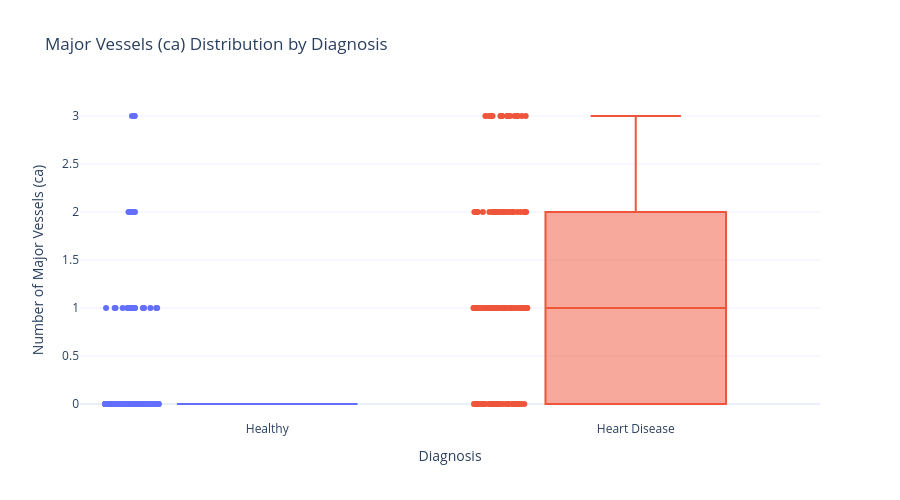

Source (notebook cell):
### Markdown cell above
### Interpretation of Feature Insights

Our feature-level analysis revealed several key patterns that are highly informative for the upcoming modeling phase:

1.  **Strongest Correlates:** The feature correlation analysis identifies **ca** (vessels colored), **oldpeak** (ST depression), and **thalach** (max heart rate) as the primary numeric indicators of heart disease. Notably, `thalach` shows a strong negative correlation, confirming that lower heart rate capacity is a significant risk marker.
2.  **Multivariate Separation:** The scatter plot of `thalach` vs. `oldpeak` shows a clear diagonal separation between classes. Patients with both high `oldpeak` (above 2.0) and lower `thalach` (below 140) are almost exclusively in the heart disease group. This suggests that a non-linear classifier (like a Decision Tree) might be effective at capturing these combined conditions.
3.  **Clinical Markers:** The chest pain analysis (`cp`) is striking: while typical angina is common, the **Asymptomatic** category surprisingly has the highest prevalence of heart disease (nearly 75%). This confirms that heart disease often presents without the traditional 'pain' symptoms, making systematic screening even more critical.
4.  **Modeling Implications:** Given the clear separation in the scatter plot and the high predictive value of categorical features like `cp`, we can expect high accuracy from models that can handle non-linear boundaries. The standard scaling we plan to use will be particularly important for features like `age` and `chol` to ensure they don't dominate the model due to their larger scales.

### Code cell
# 4) OPTIONAL: ADDITIONAL HIGH-VALUE INSIGHT (ca - Major Vessels)

# 'ca' (number of major vessels colored by fluoroscopy) is a very strong predictor.
fig_ca = px.box(df, x='target', y='ca', 
                color='target',
                color_discrete_map={0: '#636EFA', 1: '#EF553B'},
                points="all", 
                labels={'target': 'Diagnosis', 'ca': 'Number of Major Vessels (ca)'},
                title='Major Vessels (ca) Distribution by Diagnosis')

fig_ca.update_xaxes(tickvals=[0, 1], ticktext=['Healthy', 'Heart Disease'])
fig_ca.update_layout(showlegend=False, template='plotly_white', height=500)
fig_ca.show()

### Figure 1 — Plotly figure (JSON) as saved in the notebook; plotly's stock layout.template omitted (floating-point values rounded to 4 significant figures; data arrays with more than 128 entries replaced by an {"elided": "..."} marker saying what was removed)
{"data": [{"alignmentgroup": "True", "boxpoints": "all", "hovertemplate": "Diagnosis=%{x}<br>Number of Major Vessels (ca)=%{y}<extra></extra>", "legendgroup": "0", "marker": {"color": "#636EFA"}, "name": "0", "notched": false, "offsetgroup": "0", "orientation": "v", "showlegend": true, "type": "box", "x": {"elided": "164 int values"}, "x0": " ", "xaxis": "x", "y": {"elided": "164 float values"}, "y0": " ", "yaxis": "y"}, {"alignmentgroup": "True", "boxpoints": "all", "hovertemplate": "Diagnosis=%{x}<br>Number of Major Vessels (ca)=%{y}<extra></extra>", "legendgroup": "1", "marker": {"color": "#EF553B"}, "name": "1", "notched": false, "offsetgroup": "1", "orientation": "v", "showlegend": true, "type": "box", "x": {"elided": "139 int values"}, "x0": " ", "xaxis": "x", "y": {"elided": "139 float values"}, "y0": " ", "yaxis": "y"}], "layout": {"boxmode": "overlay", "height": 500, "legend": {"title": {"text": "Diagnosis"}, "tracegroupgap": 0}, "showlegend": false, "title": {"text": "Major Vessels (ca) Distribution by Diagnosis"}, "xaxis": {"anchor": "y", "categoryarray": [0, 1], "categoryorder": "array", "domain": [0, 1], "ticktext": ["Healthy", "Heart Disease"], "tickvals": [0, 1], "title": {"text": "Diagnosis"}}, "yaxis": {"anchor": "x", "domain": [0, 1], "title": {"text": "Number of Major Vessels (ca)"}}}}
